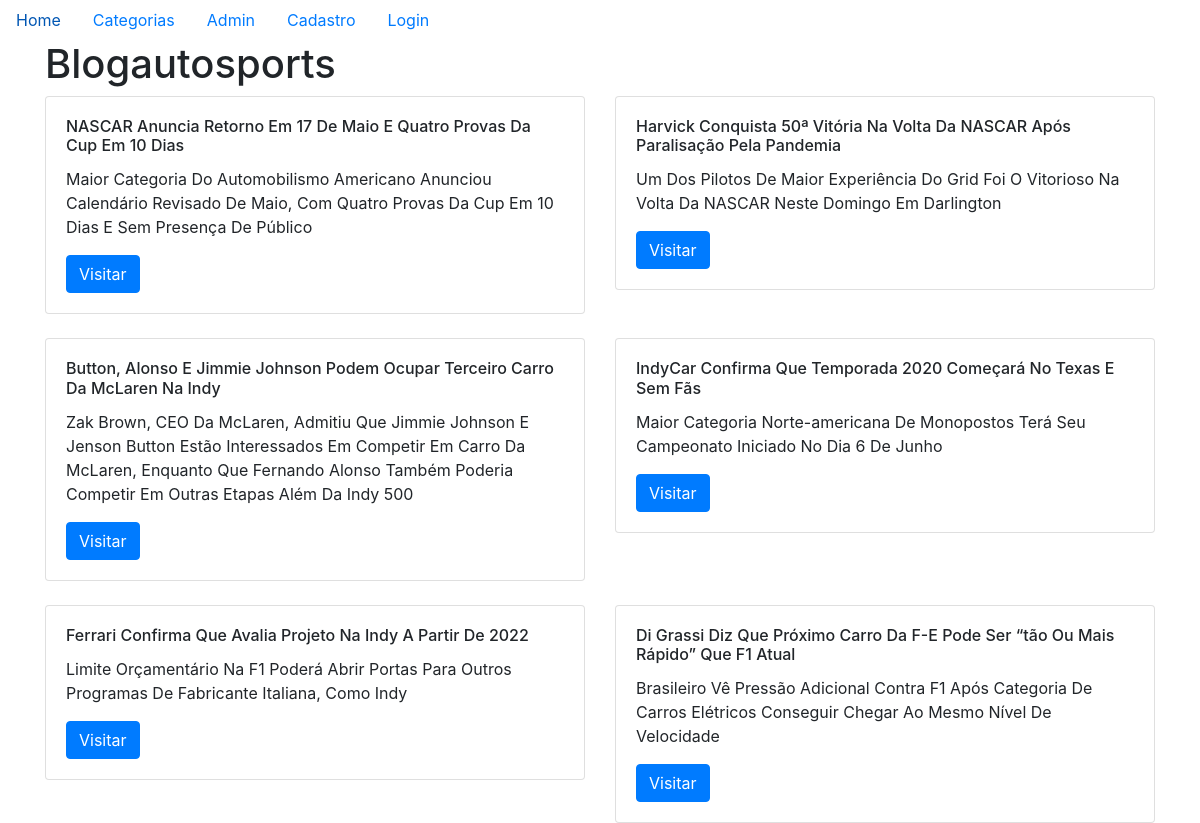
The page / on the database its author committed.
### tables this page shows
CREATE TABLE IF NOT EXISTS `postagens` (
  `id` int(11) NOT NULL AUTO_INCREMENT,
  `titulo` varchar(250) NOT NULL,
  `descricao` varchar(250) NOT NULL,
  `categoria` varchar(250) DEFAULT NULL,
  `noticia` text,
  `data_post` datetime DEFAULT CURRENT_TIMESTAMP,
  PRIMARY KEY (`id`)
);

### classes/Conexao.php (called while the page is built)
<?php
class Conexao{
    private static $pdo;
    public static function pdo(){
        if(!isset(self::$pdo)){
            self::$pdo = new PDO("mysql:host=localhost;dbname=blogautosports;charset=utf8", "root", "");
        }
        return self::$pdo;
    }
}

### classes/Postagem.php (called while the page is built, shortened)
<?php
class Postagem{
    public function read(){
        $sql = "SELECT * FROM postagens ORDER BY data_post DESC";
        $stmt = Conexao::pdo()->prepare($sql);
        $stmt->execute();
        if($stmt->rowCount() > 0){
            return $stmt->fetchAll();
        }
    }
}

### pages/home.php (the view)
<?php
$postagem = new Postagem();
$dados = $postagem->read();
?>
<h1>Blogautosports</h1>
<div class="row mb-4">
  <div class="col-sm-6">
    <div class="card">
      <div class="card-body">
        <h6 class="card-title"><?= $dados[0]['titulo']; ?></h6>
        <p class="card-text"><?= $dados[0]['descricao'] ?></p>
        <a href="?page=noticia&id=<?= $dados[0]['id']; ?>" class="btn btn-primary">Visitar</a>
      </div>
    </div>
  </div>
  <div class="col-sm-6">
    <div class="card">
      <div class="card-body">
        <h6 class="card-title"><?= $dados[1]['titulo']; ?></h6>
        <p class="card-text"><?= $dados[1]['descricao'] ?></p>
        <a href="?page=noticia&id=<?= $dados[1]['id']; ?>" class="btn btn-primary">Visitar</a>
      </div>
    </div>
  </div>
</div>
<div class="row mb-4">
  <div class="col-sm-6">
    <div class="card">
      <div class="card-body">
        <h6 class="card-title"><?= $dados[2]['titulo']; ?></h6>
        <p class="card-text"><?= $dados[2]['descricao'] ?></p>
        <a href="?page=noticia&id=<?= $dados[2]['id']; ?>" class="btn btn-primary">Visitar</a>
      </div>
    </div>
  </div>
  <div class="col-sm-6">
    <div class="card">
      <div class="card-body">
        <h6 class="card-title"><?= $dados[3]['titulo']; ?></h6>
        <p class="card-text"><?= $dados[3]['descricao'] ?></p>
        <a href="?page=noticia&id=<?= $dados[3]['id']; ?>" class="btn btn-primary">Visitar</a>
      </div>
    </div>
  </div>
</div>
<div class="row">
  <div class="col-sm-6">
    <div class="card">
      <div class="card-body">
        <h6 class="card-title"><?= $dados[4]['titulo']; ?></h6>
        <p class="card-text"><?= $dados[4]['descricao'] ?></p>
        <a href="?page=noticia&id=<?= $dados[4]['id']; ?>" class="btn btn-primary">Visitar</a>
      </div>
    </div>
  </div>
  <div class="col-sm-6">
    <div class="card">
      <div class="card-body">
        <h6 class="card-title"><?= $dados[5]['titulo']; ?></h6>
        <p class="card-text"><?= $dados[5]['descricao'] ?></p>
        <a href="?page=noticia&id=<?= $dados[5]['id']; ?>" class="btn btn-primary">Visitar</a>
      </div>
    </div>
  </div>
</div>

### index.php (shortened to what this page needs)
<!doctype html>
<html lang="pt-br">
  <head>
    <link rel="stylesheet" href="https://stackpath.bootstrapcdn.com/bootstrap/4.3.1/css/bootstrap.min.css">
  </head>
  <body>
    <header>
    <nav class="nav">
        <a class="nav-link" href="?page=home">Home</a>
        <a class="nav-link" href="?page=categorias">Categorias</a>
        <a class="nav-link" href="?page=admin">Admin</a>
        <a class="nav-link" href="?page=cadastro">Cadastro</a>
        <a class="nav-link" href="?page=login">Login</a>
    </nav>
    </header>
    <div class="container">
        <?php require load(); ?>
    </div>
  </body>
</html>

### rows shown on the page
postagens: titulo "NASCAR Anuncia Retorno Em 17 De Maio E Quatro Provas Da Cup Em 10 Dias", descricao "Maior Categoria Do Automobilismo Americano Anunciou Calendário Revisado De Maio, Com Quatro Provas Da Cup Em 10 Dias E Sem Presença De Público"
postagens: titulo "Harvick Conquista 50ª Vitória Na Volta Da NASCAR Após Paralisação Pela Pandemia", descricao "Um Dos Pilotos De Maior Experiência Do Grid Foi O Vitorioso Na Volta Da NASCAR Neste Domingo Em Darlington"
postagens: titulo "Button, Alonso E Jimmie Johnson Podem Ocupar Terceiro Carro Da McLaren Na Indy", descricao "Zak Brown, CEO Da McLaren, Admitiu Que Jimmie Johnson E Jenson Button Estão Interessados Em Competir Em Carro Da McLaren, Enquanto Que Fernando Alonso Também Poderia Competir Em Outras Etapas Além Da Indy 500"
postagens: titulo "IndyCar Confirma Que Temporada 2020 Começará No Texas E Sem Fãs", descricao "Maior Categoria Norte-americana De Monopostos Terá Seu Campeonato Iniciado No Dia 6 De Junho"
postagens: titulo "Ferrari Confirma Que Avalia Projeto Na Indy A Partir De 2022", descricao "Limite Orçamentário Na F1 Poderá Abrir Portas Para Outros Programas De Fabricante Italiana, Como Indy"
postagens: titulo "Di Grassi Diz Que Próximo Carro Da F-E Pode Ser “tão Ou Mais Rápido” Que F1 Atual", descricao "Brasileiro Vê Pressão Adicional Contra F1 Após Categoria De Carros Elétricos Conseguir Chegar Ao Mesmo Nível De Velocidade"
